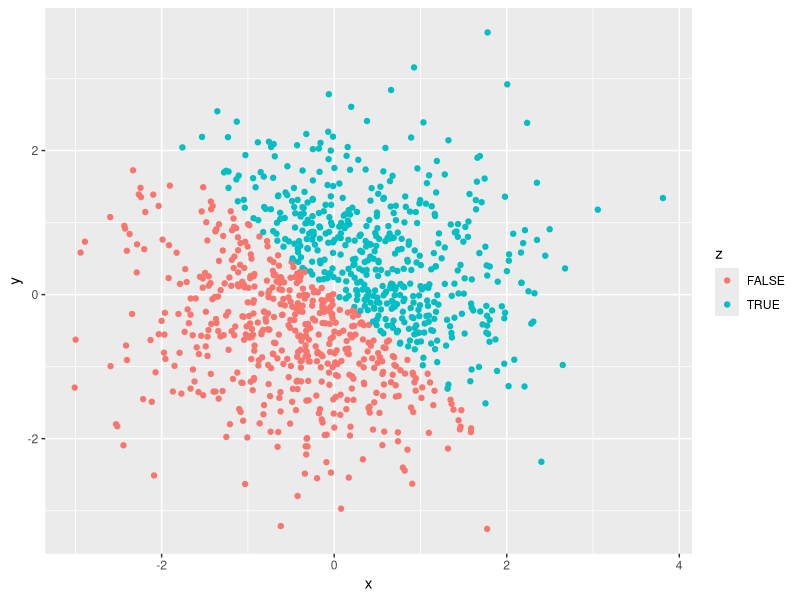
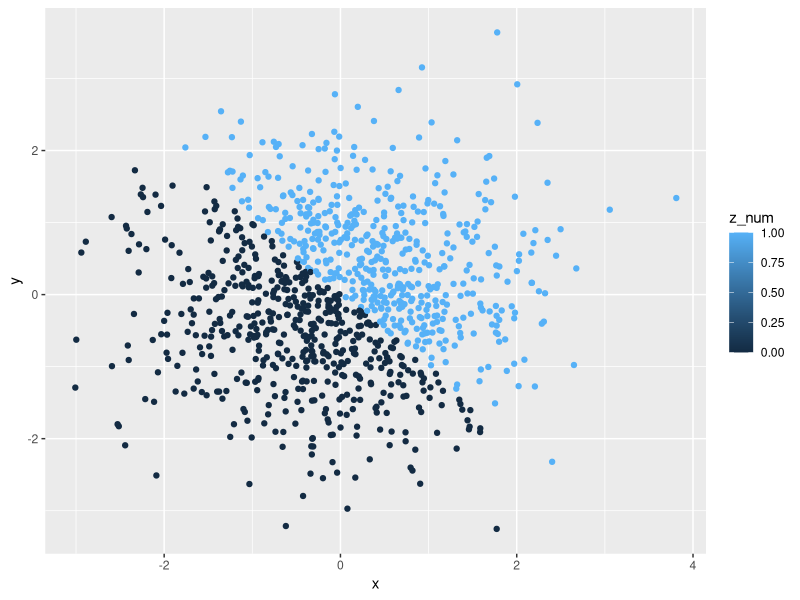
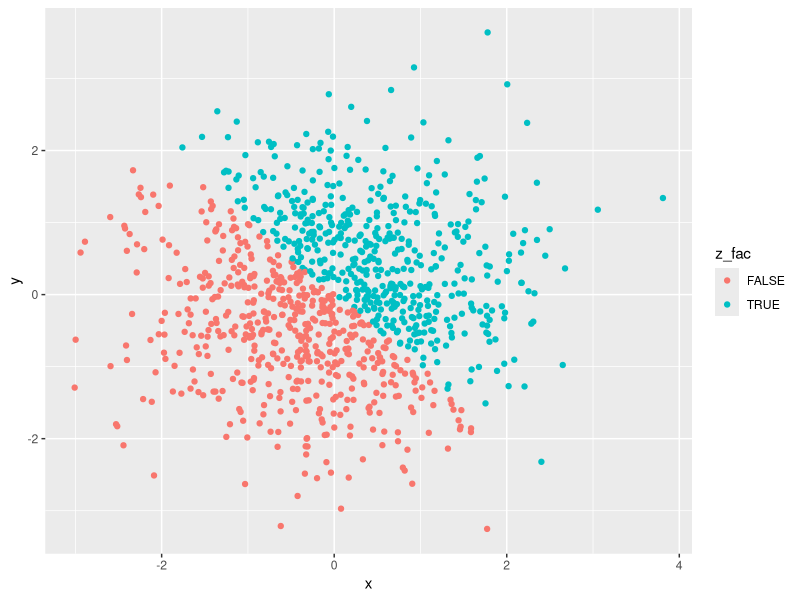
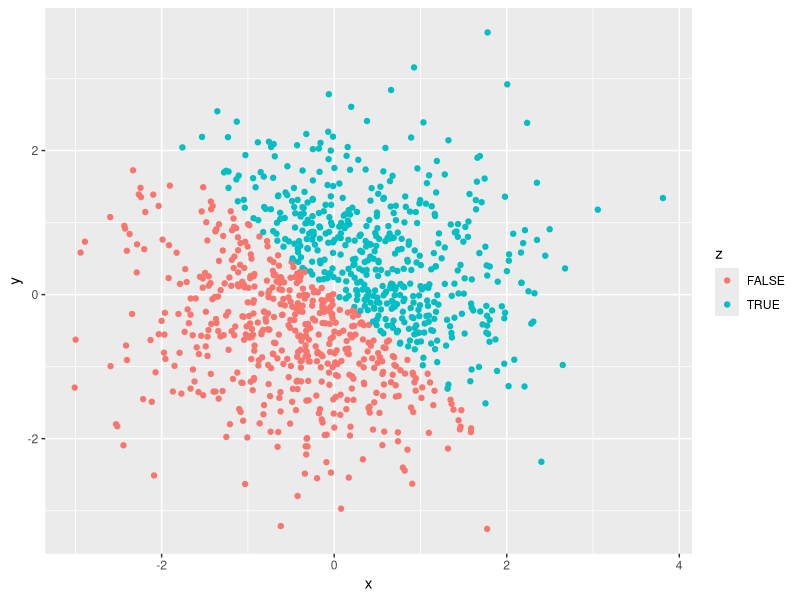

Write R code to recreate these figures, in order.
## ---- chunk 1
knitr::opts_chunk$set(echo = TRUE)
library(tidyverse)
## ---- chunk 2
set.seed(1)
Problem1_df = tibble(
  x = runif(10, 0, 5),
  vec_logical = (x > 2),
  vec_char = c("Carbon", "Hydrogen", "Nitrogen", "Helium", "Phosphorus", "Iodine", "Cesium", "Aluminum", "Oxygen", "Radium"),
  vec_factor = factor(c("Nonmetal", "Nonmetal", "Nonmetal", "Noble Gas", "Nonmetal", "Halogen", "Alkali Metal", "Post-transition metal", "Nonmetal", "Alkaline Earth Metal"))
) 
mean(Problem1_df$x) #this works
mean(Problem1_df$vec_logical) #this also works
mean(Problem1_df$vec_char) #this doesn't work - got 'NA' output because it's a character variable, not a numeric one
mean(Problem1_df$vec_factor) #same thing here

as.numeric(Problem1_df$vec_logical) #spits out 1s and 0s for true and false
as.numeric(Problem1_df$vec_char) #10 "NA"s
as.numeric(Problem1_df$vec_factor) #assigned categories 1-6 to each label in alphabetical order

as.factor(Problem1_df$vec_char)
as.numeric(as.factor(Problem1_df$vec_char))
as.character(Problem1_df$vec_factor)
as.numeric(as.character(Problem1_df$vec_factor)) #output gives NAs because it's a character vector
## ---- chunk 3
set.seed(1)
Problem2_df = tibble(
  x = rnorm(1000),
  y = rnorm(1000),
  z = (x + y > 0),
z_num = as.numeric(z), #outputs 1s and 0s as True and False
z_fac = as.factor(z) #outputs the True and False as characters
)
## ---- chunk 4
problem2_plot1 <- ggplot(Problem2_df, aes(x=x, y=y, colour=z)) + geom_point() #pink and teal dots
ggsave("problem2_plot1.pdf", plot = problem2_plot1, height = 4, width = 6) 
problem2_plot1

ggplot(Problem2_df, aes(x=x, y=y, colour=z_num)) + geom_point() #blue color scale
ggplot(Problem2_df, aes(x=x, y=y, colour=z_fac)) + geom_point() #same as first plot
